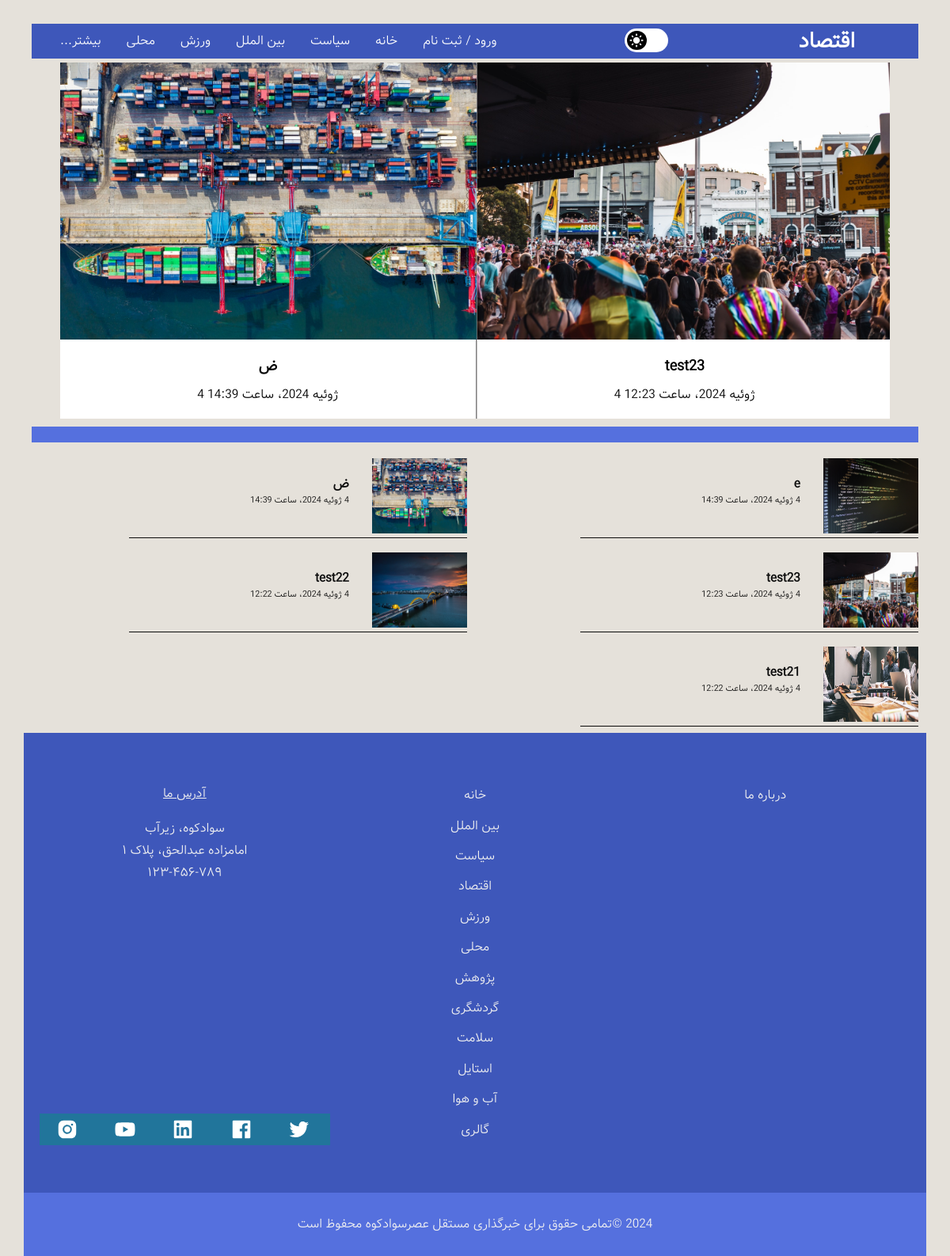
The app's page /economy/ with its own data.
### news/models.py (models this page shows, shortened)
class Article(models.Model):
    title = models.CharField(max_length=200, verbose_name='عنوان')
    category = models.ForeignKey(Category, on_delete=models.CASCADE, verbose_name='دسته بندی')
    cover_image = models.ImageField(upload_to='static/images', verbose_name='تصویر کاور', null=True, blank=True)
    content = models.TextField(verbose_name='محتوا')
    author = models.CharField(max_length=200, verbose_name='نویسنده')
    created_at = models.DateTimeField(auto_now_add=True, verbose_name='تاریخ ایجاد')
    slide_show = models.BooleanField(default=False, verbose_name='نمایش خبر در اسلایدر دسته بندی')
    is_urgent = models.BooleanField(default=False, verbose_name='نمایش خبر در اسلایدر صفحه اصلی')
    slug = models.SlugField(max_length=200, db_index=True, allow_unicode=True ,verbose_name='عنوان در url')
    is_active = models.BooleanField(default=False, verbose_name='قابل مشاهده / غیرقابل مشاهده')
    class Meta:
        verbose_name = 'خبر'
        verbose_name_plural = 'اخبار'

### news/views.py (the view)
# urls.py: path('economy/', views.EconomyListView.as_view(), name='economy-page'),
class EconomyListView(ListView):
    template_name = 'news/economy.html'
    model = Article
    context_object_name = 'news'
    ordering = ['created_at']
    def get_queryset(self):
        return Article.objects.filter(category__url_title="economy").filter(is_active=True).order_by('-id')

### template/news/economy.html (shortened to what this page needs)
{% load static %}
<!DOCTYPE html>
<html class="no-js" lang="fa" dir="rtl">
<head>
    <link href="https://stackpath.bootstrapcdn.com/font-awesome/4.7.0/css/font-awesome.min.css" rel="stylesheet"
>
    <link rel="stylesheet" href="{% static 'css/normalize.css' %}">
    <link rel="stylesheet" href="{% static 'css/main.css' %}">
</head>
<body id="top" class="body_color">
    <div class="content-wrap main_color">
        <header role="banner">
          <section class="nav-section content_color1">
            <div class="logo">
              <a href="{% url 'home_page' %}" title="Frivizn logo">اقتصاد</a>
            </div>
            <div id="DL_mode" class="bg_white">
              <div id="DL_btn" class="bg_black">
                  <img id="DL_status" src="{% static 'images/light.png' %}" alt="">
              </div>
            </div>
            <nav class="nav-menu" role="navigation">
              <ul class="nav-links">
                {% if request.user.is_authenticated %}
                  <li><a href="{% url 'logout_page' %}" title="logout">خروج</a></li>
                {% else %}
                  <li><a href="{% url 'register_page' %}" title="register">ورود / ثبت نام</a></li>
                {% endif %}
                <li><a href="{% url 'home_page' %}" title="Home">خانه</a></li>
                <li><a href="{% url 'politics-page' %}" title="Politics">سیاست</a></li>
                <li><a href="{% url 'world-page' %}" title="Business">بین الملل</a></li>
                <li><a href="{% url 'sport-page' %}" title="Sport">ورزش</a></li>
                <li><a href="{% url 'local-page' %}" title="Entertainment">محلی</a></li>
                <li>
                  <a title="More">بیشتر...<span class="dropdown-toggle" aria-expanded="false"></span>
                    <span class="screen-reader-text">Expand child menu</span></a>
                </li>
              </ul>
            </nav>
          </section>
        </header>
        <main class="main" role="main">
          <section class="slider">
            <div class="main_container">
                <div class="slide_container" id="slide_container">
                    <div id="slides" class="slides">
                      {% for new in news %}
                        {% if new.slide_show %}
                          <a href="{% url 'article-detail' pk=new.id  %}">
                            <div class="slide" id="slide11">
                                <img src="{{ new.cover_image.url }}">
                                <div class="news_details">
                                  <h3>{{ new.title }}</h3>
                                  <p>{{ new.created_at }}</p>
                                </div>
                            </div>
                          </a>
                        {% endif %}
                      {% endfor %}
                    </div>
                </div>
            </div>
          </section>
          <section class="news" id="container">
            <h2 class="content_color2"></h2>
            {% for new in news %}
                <div class="story">
                  <a href="{% url 'article-detail' pk=new.id  %}">
                    <div class="story-img">
                {% if new.cover_image %}
                    <img src="{{ new.cover_image.url }}" alt="">
                {% else %}
                    <img src="{% static 'images/business4.jpg' %}" alt="news">
                {% endif %}
                    </div>
                    <div class="story-headline">
                      <h3 class="color_b">{{ new.title }}</h3>
                      <p class="exact-time color_b">{{ new.created_at }}</p>
                    </div>
                  </a>
                </div>
            {% endfor %}
          </section>
        </main>
        <div class="footer-links content_color1">
          <ul class="social-media-links" style="align-items: center;">
            <li><a href="http://twitter.com"><img src="{% static 'images/twitter.png' %}" alt=""><span class="screen-reader-text">توییتر</span></a></li>
       	    <li><a href="http://facebook.com"><img src="{% static 'images/facebook.png' %}" alt=""><span class="screen-reader-text">فیسبوک</span></a></li>
            <li><a href="http://linkedin.com"><img src="{% static 'images/linkedin.png' %}" alt=""><span class="screen-reader-text">لینکداین</span></a></li>
            <li><a href="http://youtube.com"><img src="{% static 'images/youtube.png' %}" alt=""><span class="screen-reader-text">یوتیوب</span></a></li>
            <li><a href="http://instagram.com"><img src="{% static 'images/instagram.png' %}" alt=""><span class="screen-reader-text">اینستاگرام</span></a></li>
          </ul>
          <ul class="main-footer-links">
            <li><a href="{% url 'home_page' %}" title="Home">خانه</a></li>
            <li><a href="{% url 'world-page' %}" title="world">بین الملل</a></li>
            <li><a href="{% url 'politics-page' %}" title="Politics">سیاست</a></li>
            <li><a href="{% url 'economy-page' %}" title="Business">اقتصاد</a></li>
            <li><a href="{% url 'sport-page' %}" title="Sport">ورزش</a></li>
            <li><a href="{% url 'local-page' %}" title="Entertainment">محلی</a></li>
            <li><a href="{% url 'science-page' %}" title="Science">پژوهش</a></li>
            <li><a href="{% url 'travel-page' %}" title="Travel">گردشگری</a></li>
            <li><a href="{% url 'health-page' %}" title="Health">سلامت</a></li>
            <li><a href="{% url 'style-page' %}" title="Style">استایل</a></li>
            <li><a href="{% url 'weather-page' %}" title="Weather">آب و هوا</a></li>
            <li><a href="{% url 'gallery-page' %}" title="Video">گالری</a></li>
          </ul>
          <ul class="info-links">
            <li><a href="{% url 'about_page' %}" title="About Us">درباره ما</a></li>
          </ul>
          <ul class="our-address">
            <li>آدرس ما</li>
            <li>سوادکوه، زیرآب</li>
            <li>امامزاده عبدالحق، پلاک ۱</li>
            <li>۱۲۳-۴۵۶-۷۸۹</li>
          </ul>
        </div>
        <footer class="content_color2" role="contentinfo">
          <p class="content_color2">2024 &copy;تمامی حقوق برای خبرگذاری مستقل عصرسوادکوه محفوظ است</p>
        </footer>
    </div>
</body>
</html>

### records on screen
Article: cover_image (picture), title "ض", created_at "4 ژوئیه 2024، ساعت 14:39"
Article: cover_image (picture), title "test23", created_at "4 ژوئیه 2024، ساعت 12:23"
Article: cover_image (picture), title "e", created_at "4 ژوئیه 2024، ساعت 14:39"
Article: cover_image (picture), title "test22", created_at "4 ژوئیه 2024، ساعت 12:22"
Article: cover_image (picture), title "test21", created_at "4 ژوئیه 2024، ساعت 12:22"
